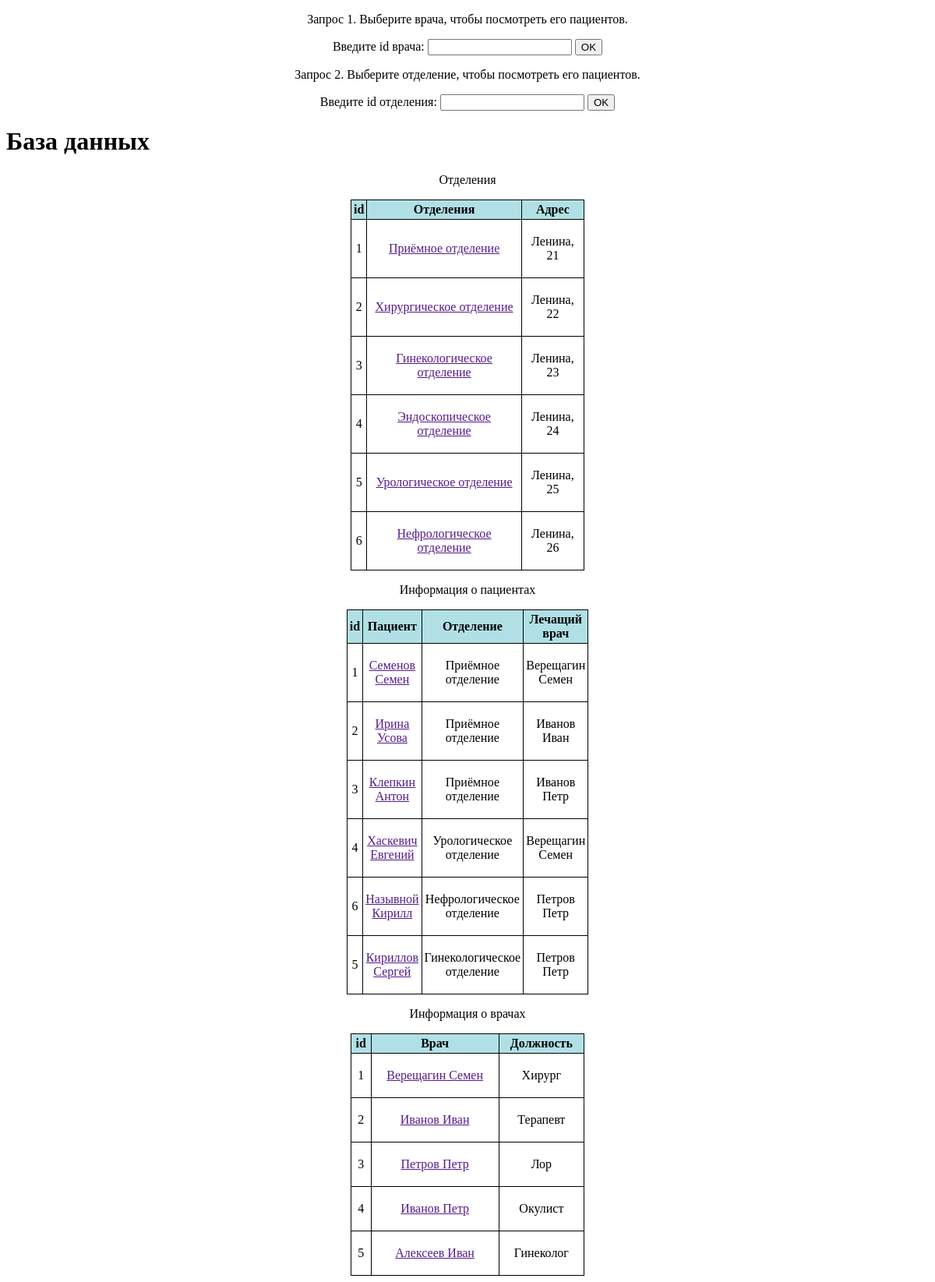
The page / on the database its author committed.
### app/models.py (models this page shows)
class Department(models.Model):
    id = models.CharField(max_length=25, primary_key=True, unique=True)
    title = models.CharField(max_length=200)
    adress = models.CharField(max_length=1024)
    def __str__(self):
        return self.title

class Patient(models.Model):
    id = models.CharField(max_length=25, primary_key=True, unique=True)
    name = models.CharField(max_length=200)
    department = models.ForeignKey(Department, on_delete=models.CASCADE)
    doctor = models.ForeignKey(Doctor, on_delete=models.CASCADE)

class Doctor(models.Model):
    id = models.CharField(max_length=25, primary_key=True, unique=True)
    name = models.CharField(max_length=200)
    position = models.CharField(max_length=1024)
    def __str__(self):
        return self.name

### app/views.py (the view)
# urls.py: path('', views.index, name='index'),
def index(request):
    doctor_name = Doctor.objects.get(pk=1)
    dep_name = Department.objects.get(pk=1)
    depart = Department.objects.filter().all()
    patient = Patient.objects.filter().all()
    doctor = Doctor.objects.filter().all()
    request1 = Patient.objects.filter(doctor=1).values('name', 'department__title')
    info = {'depart': depart,
            'patient': patient,
            'doctor': doctor,
            'request1': request1}
    a = render(request, "index.html", info)
    return a

### app/templates/index.html (shortened to what this page needs)
<!DOCTYPE HTML PUBLIC "-//W3C//DTD HTML 4.01//EN" "http://www.w3.org/TR/html4/strict.dtd">
{% load static %}
<html>
 <head>
     <link href="{% static 'css/style1.css' %}" rel="stylesheet" type="text/css"/>
 </head>
 <body>
   <div class="in">
     <p align="center"> Запрос 1. Выберите врача, чтобы посмотреть его пациентов. </p>
      <form align="center" action="1" name="id_doctor" method="POST">
          <label> Введите id врача: </label>
          <input type="text" name="id_doc">
          <input type="submit" value="OK">
      </form>
     </div>
   <div class="in">
     <p align="center"> Запрос 2. Выберите отделение, чтобы посмотреть его пациентов. </p>
      <form align="center" action="2" name="id_depart" method="POST">
          <label> Введите id отделения: </label>
          <input type="text" name="id_dep">
          <input type="submit" value="OK">
      </form>
    </div>
 <div class="page-header">
     <h1><a>База данных</a></h1>
 </div>
 <div class="in">
     <p align="center"> Отделения </p>
 </div>
 <div class="content container">
     <table align="center">
         <tr><th>id</th><th>Отделения</th><th>Адрес</th></tr>
         {% for dep in depart %}
             <tr>
                 <td >{{ dep.id }}</td>
                 <td><a href="">{{ dep.title }}</a></td>
                 <td><p>{{ dep.adress }}</p></td>
             </tr>
         {% endfor %}
     </table>
 </div>
 <div class="in">
     <p align="center"> Информация о пациентах </p>
 </div>
  <div class="content container">
     <table align="center">
         <tr><th>id</th><th>Пациент</th><th>Отделение</th><th>Лечащий врач</th></tr>
         {% for pat in patient %}
             <tr>
                 <td >{{ pat.id }}</td>
                 <td><a href="">{{ pat.name }}</a></td>
                 <td><p>{{ pat.department }}</p></td>
                 <td><p>{{ pat.doctor }}</p></td>
             </tr>
         {% endfor %}
     </table>
 </div>
 <div class="in">
     <p align="center"> Информация о врачах </p>
 </div>
  <div class="content container">
     <table align="center">
         <tr><th>id</th><th>Врач</th><th>Должность</th></tr>
         {% for doc in doctor %}
             <tr>
                 <td >{{ doc.id }}</td>
                 <td><a href="">{{ doc.name }}</a></td>
                 <td><p>{{ doc.position }}</p></td>
             </tr>
         {% endfor %}
     </table>
 </div>
 </body>
</html>

### app/static/css/style1.css (style rules this page uses)
table { width: 300px; border-collapse: collapse; margin: auto; }
td, th { padding: 3px; border: 1px solid black; text-align: center; }
th { background: #b0e0e6; }

### rows shown on the page
Department: id "1", title "Приёмное отделение", adress "Ленина, 21"
Department: id "2", title "Хирургическое отделение", adress "Ленина, 22"
Department: id "3", title "Гинекологическое отделение", adress "Ленина, 23"
Department: id "4", title "Эндоскопическое отделение", adress "Ленина, 24"
Department: id "5", title "Урологическое отделение", adress "Ленина, 25"
Department: id "6", title "Нефрологическое отделение", adress "Ленина, 26"
Patient: id "1", name "Семенов Семен", department "Приёмное отделение", doctor "Верещагин Семен"
Patient: id "2", name "Ирина Усова", department "Приёмное отделение", doctor "Иванов Иван"
Patient: id "3", name "Клепкин Антон", department "Приёмное отделение", doctor "Иванов Петр"
Patient: id "4", name "Хаскевич Евгений", department "Урологическое отделение", doctor "Верещагин Семен"
Patient: id "6", name "Назывной Кирилл", department "Нефрологическое отделение", doctor "Петров Петр"
Patient: id "5", name "Кириллов Сергей", department "Гинекологическое отделение", doctor "Петров Петр"
Doctor: id "1", name "Верещагин Семен", position "Хирург"
Doctor: id "2", name "Иванов Иван", position "Терапевт"
Doctor: id "3", name "Петров Петр", position "Лор"
Doctor: id "4", name "Иванов Петр", position "Окулист"
Doctor: id "5", name "Алексеев Иван", position "Гинеколог"
